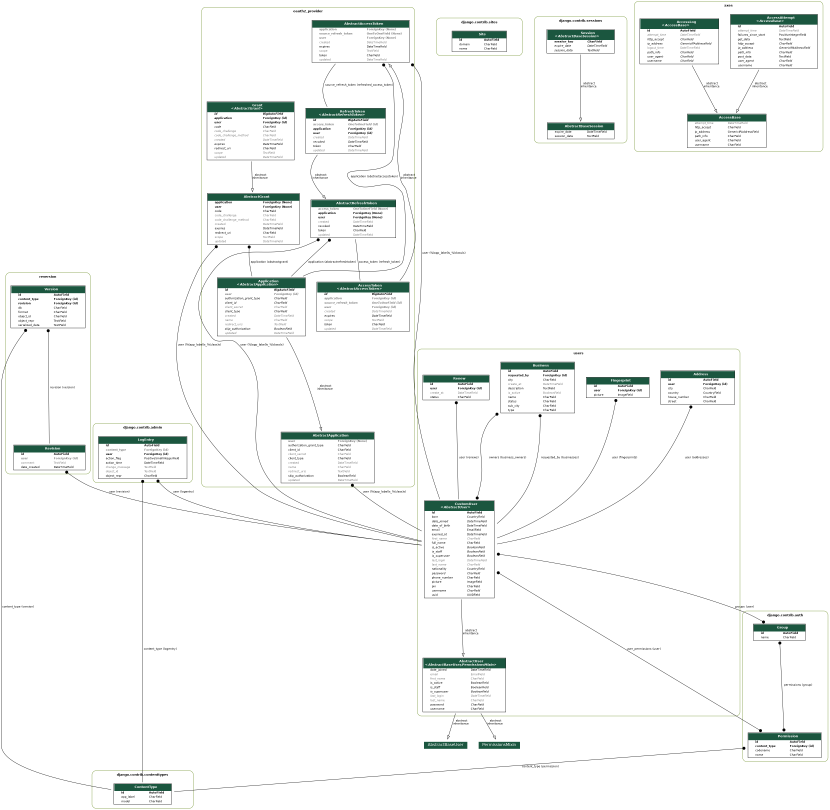
#> input picture etp_visualized.png, 3317 x 3239 px (shown at 1/4 size)
$ python pwa_icons.py
#> lines starting #> are read from the running program, lines starting #| are printed output that depends on the picture
"""Utils that create images for PWA."""
from PIL import Image

size_list = [
    (48, 48),
    (72, 72),
    (96, 96),
    (128, 128),
    (144, 144),
    (152, 152),
    (168, 168),
    (192, 192),
    (384, 384),
    (512, 512),
]
img_path = input("Path to the image: ")
#> the answer given: etp_visualized.png

image = Image.open(img_path)
#> image is the input picture: PIL image 3317x3239 RGBA; mean R, G, B, A 246.1, 247.5, 246.7, 255

for size in size_list:
    size_name = size[0]

    resize_image = image.resize(size)

    resize_image.save(f"./static/images/icon_{size_name}.png")
#> this loop made 10 passes
#> pass 1, `resize_image = image.resize(size)`:
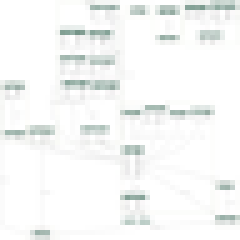
#> resize_image: PIL image 48x48 RGBA (shown 5 times larger); mean R, G, B, A 245.8, 247.3, 246.5, 255; transparent parts drawn white
#> pass 2, `resize_image = image.resize(size)`:
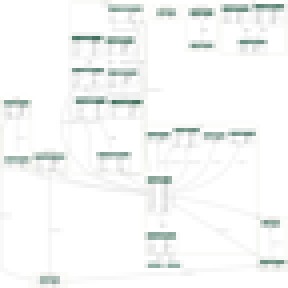
#> resize_image: PIL image 72x72 RGBA (shown 4 times larger); mean R, G, B, A 245.8, 247.3, 246.5, 255; transparent parts drawn white
#> pass 3, `resize_image = image.resize(size)`:
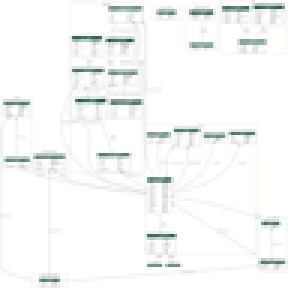
#> resize_image: PIL image 96x96 RGBA (shown 3 times larger); mean R, G, B, A 245.8, 247.3, 246.5, 255; transparent parts drawn white
#> after the loop:
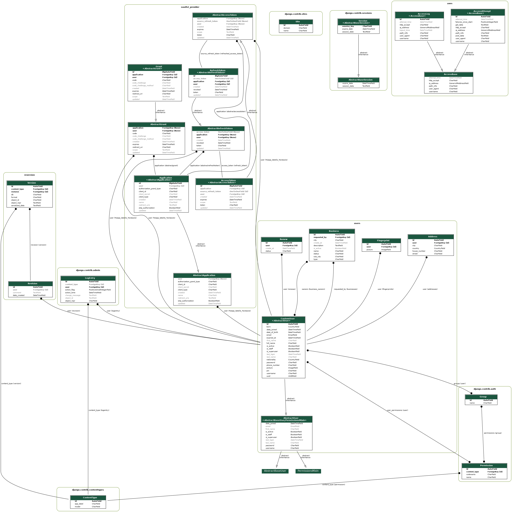
#> resize_image: PIL image 512x512 RGBA; mean R, G, B, A 245.8, 247.3, 246.5, 255; transparent parts drawn white
